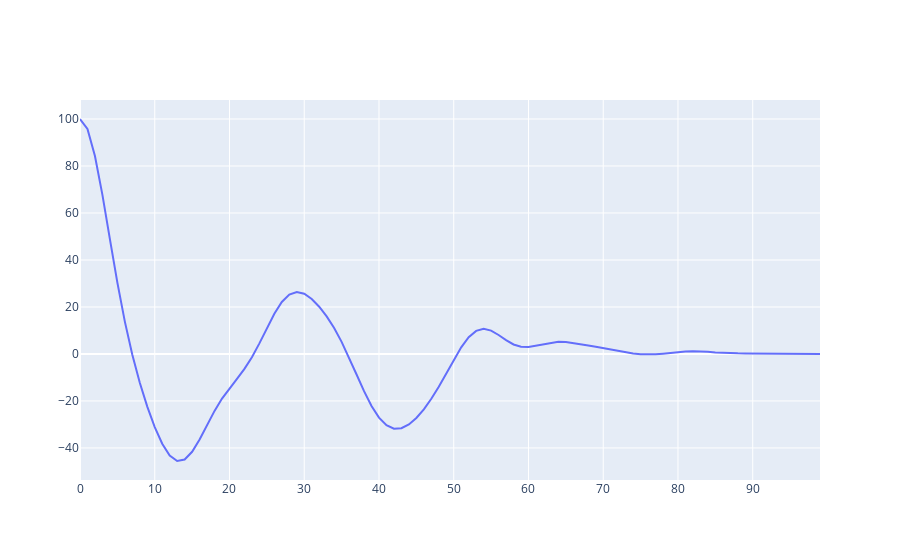

Notebook code cell kept with this figure:
### Code cell
fig = go.Figure()
fig.add_trace(
    go.Scatter(
        y=get_autocorrelation(map_data.spectra[0,3500:3600])
        # y=data[0]
    )
)
